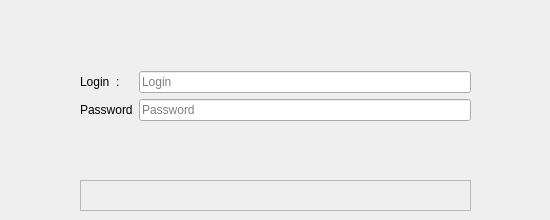
<?xml version="1.0" encoding="UTF-8"?>
<ui version="4.0">
 <class>AuthenticatorDialog</class>
 <widget class="QWidget" name="AuthenticatorDialog">
  <property name="geometry">
   <rect>
    <x>0</x>
    <y>0</y>
    <width>550</width>
    <height>220</height>
   </rect>
  </property>
  <property name="sizePolicy">
   <sizepolicy hsizetype="Fixed" vsizetype="Fixed">
    <horstretch>0</horstretch>
    <verstretch>0</verstretch>
   </sizepolicy>
  </property>
  <property name="minimumSize">
   <size>
    <width>550</width>
    <height>220</height>
   </size>
  </property>
  <property name="maximumSize">
   <size>
    <width>550</width>
    <height>220</height>
   </size>
  </property>
  <property name="windowTitle">
   <string>Login</string>
  </property>
  <widget class="QWidget" name="layoutWidget">
   <property name="geometry">
    <rect>
     <x>80</x>
     <y>60</y>
     <width>391</width>
     <height>71</height>
    </rect>
   </property>
   <layout class="QFormLayout" name="greeterLayout">
    <property name="formAlignment">
     <set>Qt::AlignCenter</set>
    </property>
    <item row="0" column="0">
     <widget class="QLabel" name="login_label">
      <property name="text">
       <string>Login  :</string>
      </property>
     </widget>
    </item>
    <item row="0" column="1">
     <widget class="QLineEdit" name="login">
      <property name="maxLength">
       <number>64</number>
      </property>
      <property name="placeholderText">
       <string>Login</string>
      </property>
     </widget>
    </item>
    <item row="1" column="0">
     <widget class="QLabel" name="password_label">
      <property name="text">
       <string>Password</string>
      </property>
     </widget>
    </item>
    <item row="1" column="1">
     <widget class="QLineEdit" name="password">
      <property name="maxLength">
       <number>64</number>
      </property>
      <property name="echoMode">
       <enum>QLineEdit::Password</enum>
      </property>
      <property name="placeholderText">
       <string>Password</string>
      </property>
     </widget>
    </item>
   </layout>
  </widget>
  <widget class="CaptionWidget" name="infoFrame">
   <property name="geometry">
    <rect>
     <x>80</x>
     <y>140</y>
     <width>391</width>
     <height>31</height>
    </rect>
   </property>
  </widget>
  <widget class="CaptionWidget" name="caption">
   <property name="geometry">
    <rect>
     <x>80</x>
     <y>20</y>
     <width>391</width>
     <height>31</height>
    </rect>
   </property>
  </widget>
  <widget class="CommandWidget" name="cmd">
   <property name="geometry">
    <rect>
     <x>80</x>
     <y>180</y>
     <width>391</width>
     <height>31</height>
    </rect>
   </property>
   <property name="frameShape">
    <enum>QFrame::StyledPanel</enum>
   </property>
   <property name="frameShadow">
    <enum>QFrame::Raised</enum>
   </property>
  </widget>
 </widget>
 <customwidgets>
  <customwidget>
   <class>CaptionWidget</class>
   <extends>QFrame</extends>
   <header location="global">widget/caption_widget.h</header>
   <container>1</container>
  </customwidget>
  <customwidget>
   <class>CommandWidget</class>
   <extends>QFrame</extends>
   <header>windows/command_widget.h</header>
   <container>1</container>
  </customwidget>
 </customwidgets>
 <resources/>
 <connections/>
 <slots>
  <slot>accept()</slot>
  <slot>reject()</slot>
 </slots>
</ui>
